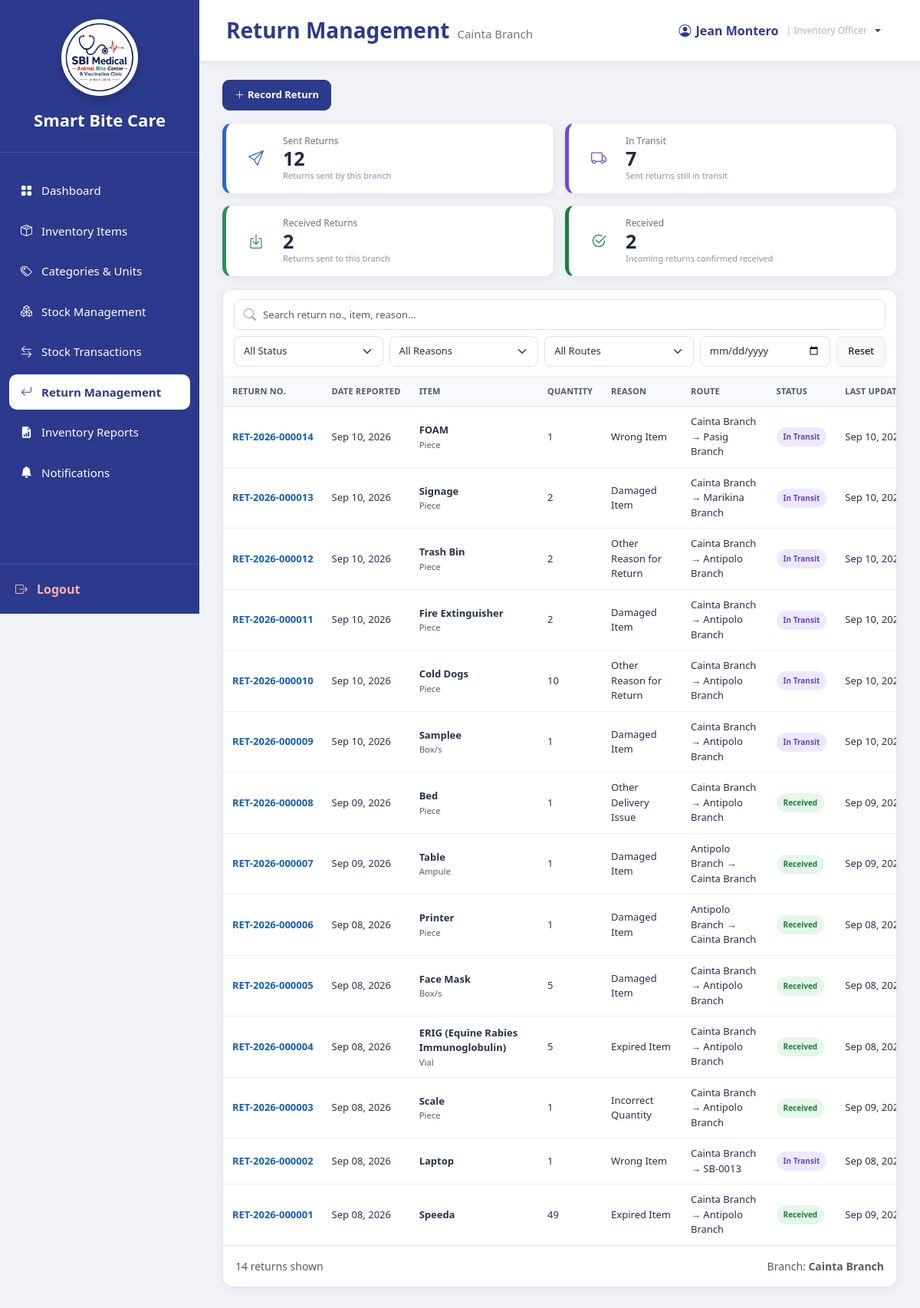
The app's page /InventoryOfficer_ReturnManagement.php (signed in) with its own data.
### tables this page shows
CREATE TABLE `users` (
  `user_id` int(11) NOT NULL,
  `branch_id` varchar(10) DEFAULT NULL,
  `role_id` int(11) NOT NULL,
  `username` varchar(100) NOT NULL,
  `email` varchar(255) NOT NULL,
  `password` varchar(255) NOT NULL,
  `status` enum('Active','Inactive') DEFAULT 'Active',
  `created_at` timestamp NOT NULL DEFAULT current_timestamp(),
  `last_login` datetime DEFAULT NULL
);

CREATE TABLE `branches` (
  `branch_id` varchar(10) NOT NULL,
  `branch_name` varchar(150) NOT NULL,
  `branch_address` text DEFAULT NULL,
  `contact_number` varchar(30) DEFAULT NULL,
  `email` varchar(150) DEFAULT NULL,
  `status` enum('Active','Inactive') DEFAULT 'Active',
  `created_at` timestamp NOT NULL DEFAULT current_timestamp()
);

CREATE TABLE `inventory_returns` (
  `return_id` int(11) NOT NULL,
  `return_number` varchar(30) DEFAULT NULL,
  `branch_id` varchar(10) NOT NULL,
  `destination_branch_id` varchar(10) NOT NULL,
  `item_name` varchar(255) NOT NULL,
  `unit_id` int(11) DEFAULT NULL,
  `item_id` int(11) DEFAULT NULL,
  `stock_id` int(11) DEFAULT NULL,
  `expected_quantity` decimal(12,2) DEFAULT NULL,
  `quantity` decimal(12,2) NOT NULL,
  `return_reason` varchar(100) NOT NULL,
  `remarks` text DEFAULT NULL,
  `transportation_details` text DEFAULT NULL,
  `status` enum('In Transit','Received') NOT NULL DEFAULT 'In Transit',
  `created_by` int(11) NOT NULL,
  `sent_at` datetime DEFAULT NULL,
  `received_at` datetime DEFAULT NULL,
  `processed_by` int(11) DEFAULT NULL,
  `stock_transaction_id` int(11) DEFAULT NULL,
  `created_at` timestamp NOT NULL DEFAULT current_timestamp(),
  `updated_at` timestamp NOT NULL DEFAULT current_timestamp() ON UPDATE current_timestamp()
);

CREATE TABLE `units` (
  `unit_id` int(11) NOT NULL,
  `unit_name` varchar(100) NOT NULL
);

### InventoryOfficer_ReturnManagement.php (the view, shortened to what this page needs)
<?php
require_once 'sources/db_connect.php';
$user_id = (int)$_SESSION['user_id'];
$userQuery = "
    SELECT u.branch_id, u.username, b.branch_name
    FROM users u
    LEFT JOIN branches b ON u.branch_id = b.branch_id
    WHERE u.user_id = ?
      AND u.status = 'Active'
    LIMIT 1
";
$userStmt = $conn->prepare($userQuery);
$userStmt->bind_param('i', $user_id);
if (!$userStmt->execute()) {
    $userStmt->close();
    http_response_code(500);
    die('Database error: Unable to retrieve user information.');
}
$userResult = $userStmt->get_result();
$userData = $userResult->fetch_assoc();
$branch_id = $userData['branch_id'];
$username = $userData['username'] ?: 'Inventory Officer';
$branch_name = $userData['branch_name'] ?: 'No Branch Assigned';
function h($value)
{
    return htmlspecialchars((string)$value, ENT_QUOTES, 'UTF-8');
}
$stats = [
    'sent_total' => 0,
    'sent_in_transit' => 0,
    'received_total' => 0,
    'received_count' => 0,
    'total' => 0
];
$statsSql = "SELECT
                SUM(CASE WHEN branch_id = ? THEN 1 ELSE 0 END) AS sent_total,
                SUM(CASE WHEN branch_id = ? AND status = 'In Transit' THEN 1 ELSE 0 END) AS sent_in_transit,
                SUM(CASE WHEN destination_branch_id = ? THEN 1 ELSE 0 END) AS received_total,
                SUM(CASE WHEN destination_branch_id = ? AND status = 'Received' THEN 1 ELSE 0 END) AS received_count,
                COUNT(*) AS total
            FROM inventory_returns
            WHERE branch_id = ? OR destination_branch_id = ?";
$statsStmt = $conn->prepare($statsSql);
if ($statsStmt) {
    $statsStmt->bind_param('ssssss', $branch_id, $branch_id, $branch_id, $branch_id, $branch_id, $branch_id);
    $statsStmt->execute();
    $statsRow = $statsStmt->get_result()->fetch_assoc();
    if ($statsRow) {
        $stats['sent_total'] = (int)($statsRow['sent_total'] ?? 0);
        $stats['sent_in_transit'] = (int)($statsRow['sent_in_transit'] ?? 0);
        $stats['received_total'] = (int)($statsRow['received_total'] ?? 0);
        $stats['received_count'] = (int)($statsRow['received_count'] ?? 0);
        $stats['total'] = (int)($statsRow['total'] ?? 0);
    }
}
$returns = [];
$returnError = '';
$returnListSql = "SELECT
                    ir.return_id,
                    ir.return_number,
                    ir.branch_id,
                    ir.destination_branch_id,
                    ir.item_name,
                    ir.unit_id,
                    un.unit_name,
                    ir.quantity,
                    ir.return_reason,
                    ir.remarks,
                    ir.transportation_details,
                    ir.status,
                    ir.created_by,
                    ir.created_at,
                    ir.sent_at,
                    ir.received_at,
                    ir.processed_by,
                    sb.branch_name AS source_name,
                    db.branch_name AS destination_name,
                    creator.username AS creator_username,
                    processor.username AS processor_username
                FROM inventory_returns ir
                LEFT JOIN units un ON un.unit_id = ir.unit_id
                LEFT JOIN branches sb ON sb.branch_id = ir.branch_id
                LEFT JOIN branches db ON db.branch_id = ir.destination_branch_id
                LEFT JOIN users creator ON creator.user_id = ir.created_by
                LEFT JOIN users processor ON processor.user_id = ir.processed_by
                WHERE ir.branch_id = ? OR ir.destination_branch_id = ?
                ORDER BY ir.created_at DESC, ir.return_id DESC";
$returnListStmt = $conn->prepare($returnListSql);
if ($returnListStmt) {
    $returnListStmt->bind_param('ss', $branch_id, $branch_id);
    $returnListStmt->execute();
    $result = $returnListStmt->get_result();
    while ($row = $result->fetch_assoc()) {
        $row['view_type'] = ((string)$row['branch_id'] === (string)$branch_id) ? 'Sent' : 'Received';
        $row['route'] = ($row['source_name'] ?: $row['branch_id']) . ' → ' . ($row['destination_name'] ?: $row['destination_branch_id']);
        $returns[] = $row;
    }
} else {
    $returnError = 'Unable to load return records.';
}
?>
<!DOCTYPE html>
<html lang="en">
<head>
<link href="https://cdn.jsdelivr.net/npm/bootstrap@5.3.3/dist/css/bootstrap.min.css" rel="stylesheet">
<link rel="stylesheet" href="https://cdn.jsdelivr.net/npm/bootstrap-icons@1.11.3/font/bootstrap-icons.min.css">
<link rel="stylesheet" href="sidebar.css">
</head>
<body>
<div class="sidebar">
    <div class="logo-area">
        <div class="logo-frame">
            <img src="logo.png" alt="Smart Bite Care Logo" class="logo">
        </div>
        <div class="system-name">Smart Bite Care</div>
    </div>
    <nav class="nav-menu">
        <ul>
            <li><a href="InventoryOfficer_Dashboard.php"><i class="bi bi-grid-fill"></i><span>Dashboard</span></a></li>
            <li><a href="InventoryOfficer_InventoryItems.php"><i class="bi bi-box-seam"></i><span>Inventory Items</span></a></li>
            <li><a href="InventoryOfficer_Categories.php"><i class="bi bi-tags"></i><span>Categories & Units</span></a></li>
            <li><a href="InventoryOfficer_StockManagement.php"><i class="bi bi-boxes"></i><span>Stock Management</span></a></li>
            <li><a href="InventoryOfficer_StockTransactions.php"><i class="bi bi-arrow-left-right"></i><span>Stock Transactions</span></a></li>
            <li><a class="active" href="InventoryOfficer_ReturnManagement.php"><i class="bi bi-arrow-return-left"></i><span>Return Management</span></a></li>
            <li><a href="InventoryOfficer_Reports.php"><i class="bi bi-file-earmark-bar-graph-fill"></i><span>Inventory Reports</span></a></li>
            <li><a href="InventoryOfficer_Notifications.php"><i class="bi bi-bell-fill"></i><span>Notifications</span></a></li>
        </ul>
    </nav>
    <div class="logout">
        <a href="logout.php"><i class="bi bi-box-arrow-right"></i><span>Logout</span></a>
    </div>
</div>
<div class="main">
    <div class="topbar">
        <h3>Return Management<small><?php echo h($branch_name); ?></small></h3>
        <div class="dropdown">
            <button class="profile dropdown-toggle border-0 bg-transparent px-3 py-2 rounded-3"
                    type="button" id="inventoryOfficerProfileMenu"
                    data-bs-toggle="dropdown" aria-expanded="false">
                <i class="bi bi-person-circle"></i>
                <span><?php echo h($username); ?></span>
                <span class="role-label">| Inventory Officer</span>
            </button>
        </div>
    </div>
    <div class="page-body">
        <div class="return-page-header">
            <button class="btn btn-primary-custom" data-bs-toggle="modal" data-bs-target="#returnModal" onclick="prepareNewReturn()">
                <i class="bi bi-plus-lg me-1"></i> Record Return
            </button>
        </div>
        <div class="stat-grid">
            <div class="stat-card pending">
                <div class="stat-icon"><i class="bi bi-send"></i></div>
                <div>
                    <div class="stat-label">Sent Returns</div>
                    <div class="stat-number"><?php echo number_format($stats['sent_total']); ?></div>
                    <div class="stat-description">Returns sent by this branch</div>
                </div>
            </div>
            <div class="stat-card ready">
                <div class="stat-icon"><i class="bi bi-truck"></i></div>
                <div>
                    <div class="stat-label">In Transit</div>
                    <div class="stat-number"><?php echo number_format($stats['sent_in_transit']); ?></div>
                    <div class="stat-description">Sent returns still in transit</div>
                </div>
            </div>
            <div class="stat-card sent">
                <div class="stat-icon"><i class="bi bi-box-arrow-in-down"></i></div>
                <div>
                    <div class="stat-label">Received Returns</div>
                    <div class="stat-number"><?php echo number_format($stats['received_total']); ?></div>
                    <div class="stat-description">Returns sent to this branch</div>
                </div>
            </div>
            <div class="stat-card resolved">
                <div class="stat-icon"><i class="bi bi-check2-circle"></i></div>
                <div>
                    <div class="stat-label">Received</div>
                    <div class="stat-number"><?php echo number_format($stats['received_count']); ?></div>
                    <div class="stat-description">Incoming returns confirmed received</div>
                </div>
            </div>
        </div>
        <div class="panel-card">
            <div class="panel-toolbar">
                <div class="search-wrap">
                    <input type="text" id="returnSearch" class="form-control" placeholder="Search return no., item, reason...">
                </div>
                <select id="statusFilter" class="form-select filter-select">
                    <option value="">All Status</option>
                </select>
                <select id="reasonFilter" class="form-select filter-select">
                    <option value="">All Reasons</option>
                </select>
                <select id="routeFilter" class="form-select filter-select">
                    <option value="">All Routes</option>
                </select>
                <input type="date" id="dateFilter" class="form-control filter-date" title="Filter by date reported">
                <button type="button" class="btn btn-light btn-reset" onclick="resetReturnFilters()">Reset</button>
            </div>
            <div class="table-responsive">
                <table class="table return-table mb-0">
                    <thead>
                        <tr>
                            <th>Return No.</th>
                            <th>Date Reported</th>
                            <th>Item</th>
                            <th>Quantity</th>
                            <th>Reason</th>
                            <th>Route</th>
                            <th>Status</th>
                            <th>Last Updated</th>
                        </tr>
                    </thead>
                    <tbody id="returnsBody">
                    <?php if ($returnError): ?>
                        <tr><td colspan="9" class="text-center text-danger py-4"><?php echo h($returnError); ?></td></tr>
                    <?php else: ?>
                        <?php foreach ($returns as $row): ?>
                            <?php
                                $statusClass = match ($row['status']) {
                                    'In Transit' => 'status-in-transit',
                                    'Received' => 'status-received',
                                    default => 'status-in-transit'
                                };
                                $lastUpdated = $row['received_at'] ?: ($row['sent_at'] ?: $row['created_at']);
                                $searchData = strtolower(
                                    ($row['return_number'] ?? '') . ' ' .
                                    ($row['item_name'] ?? '') . ' ' . ($row['unit_name'] ?? '') . ' ' .
                                        ($row['return_reason'] ?? '') . ' ' .
                                    ($row['source_name'] ?? '') . ' ' .
                                    ($row['destination_name'] ?? '') . ' ' .
                                    ($row['route'] ?? '') . ' ' .
                                    ($row['view_type'] ?? '') . ' ' .
                                    ($row['transportation_details'] ?? '')
                                );
                            ?>
                            <tr class="return-row"
                                data-search="<?php echo h($searchData); ?>"
                                data-status="<?php echo h($row['status']); ?>"
                                data-reason="<?php echo h($row['return_reason']); ?>"
                                data-route="<?php echo h($row['view_type']); ?>"
                                data-date="<?php echo h(date('Y-m-d', strtotime($row['created_at']))); ?>">
                                <td>
                                    <a href="#" class="return-number" onclick="openDetails(<?php echo (int)$row['return_id']; ?>); return false;">
                                        <?php echo h($row['return_number'] ?: ('RET-' . $row['return_id'])); ?>
                                    </a>
                                </td>
                                <td><?php echo h(date('M d, Y', strtotime($row['created_at']))); ?></td>
                                <td>
                                    <div class="fw-semibold"><?php echo h($row['item_name']); ?></div>
                                    <div class="small text-muted"><?php echo h($row['unit_name'] ?? ''); ?></div>
                                </td>
                                <td><?php echo h(rtrim(rtrim(number_format((float)$row['quantity'], 2, '.', ''), '0'), '.')); ?></td>
                                <td><?php echo h($row['return_reason']); ?></td>
                                <td><?php echo h($row['route']); ?></td>
                                <td><span class="status-pill <?php echo h($statusClass); ?>"><?php echo h($row['status']); ?></span></td>
                                <td><?php echo h(date('M d, Y', strtotime($lastUpdated))); ?></td>
                            </tr>
                        <?php endforeach; ?>
                    <?php endif; ?>
                    </tbody>
                </table>
            </div>
            <div class="d-flex justify-content-between align-items-center flex-wrap gap-2 p-3 border-top">
                <div class="small text-muted" id="returnCountLabel"></div>
                <div class="small text-muted">Branch: <strong><?php echo h($branch_name); ?></strong></div>
            </div>
        </div>
    </div>
</div>
</body>
</html>

### records on screen
users: branch.branch_name "Cainta Branch", username "Jean Montero"
inventory_returns: return_number "RET-2026-000014", created_at "Sep 10, 2026", item_name "FOAM", unit.unit_name "Piece", quantity "1", return_reason "Wrong Item", route "Cainta Branch → Pasig Branch", status "In Transit", date('M d, Y', strtotime($lastUpdated)) "Sep 10,…"
inventory_returns: return_number "RET-2026-000013", created_at "Sep 10, 2026", item_name "Signage", unit.unit_name "Piece", quantity "2", return_reason "Damaged Item", route "Cainta Branch → Marikina Branch", status "In Transit", date('M d, Y', strtotime($lastUpdated)) "Sep 10,…"
inventory_returns: return_number "RET-2026-000012", created_at "Sep 10, 2026", item_name "Trash Bin", unit.unit_name "Piece", quantity "2", return_reason "Other Reason for Return", route "Cainta Branch → Antipolo Branch", status "In Transit", date('M d, Y', strtotime($lastUpdated)) "Sep 10,…"
inventory_returns: return_number "RET-2026-000011", created_at "Sep 10, 2026", item_name "Fire Extinguisher", unit.unit_name "Piece", quantity "2", return_reason "Damaged Item", route "Cainta Branch → Antipolo Branch", status "In Transit", date('M d, Y', strtotime($lastUpdated)) "Sep 10,…"
inventory_returns: return_number "RET-2026-000010", created_at "Sep 10, 2026", item_name "Cold Dogs", unit.unit_name "Piece", quantity "10", return_reason "Other Reason for Return", route "Cainta Branch → Antipolo Branch", status "In Transit", date('M d, Y', strtotime($lastUpdated)) "Sep 10,…"
inventory_returns: return_number "RET-2026-000009", created_at "Sep 10, 2026", item_name "Samplee", unit.unit_name "Box/s", quantity "1", return_reason "Damaged Item", route "Cainta Branch → Antipolo Branch", status "In Transit", date('M d, Y', strtotime($lastUpdated)) "Sep 10,…"
inventory_returns: return_number "RET-2026-000008", created_at "Sep 09, 2026", item_name "Bed", unit.unit_name "Piece", quantity "1", return_reason "Other Delivery Issue", route "Cainta Branch → Antipolo Branch", status "Received", received_at "Sep 09,…"
inventory_returns: return_number "RET-2026-000007", created_at "Sep 09, 2026", item_name "Table", unit.unit_name "Ampule", quantity "1", return_reason "Damaged Item", route "Antipolo Branch → Cainta Branch", status "Received", received_at "Sep 09,…"
inventory_returns: return_number "RET-2026-000006", created_at "Sep 08, 2026", item_name "Printer", unit.unit_name "Piece", quantity "1", return_reason "Damaged Item", route "Antipolo Branch → Cainta Branch", status "Received", received_at "Sep 08,…"
inventory_returns: return_number "RET-2026-000005", created_at "Sep 08, 2026", item_name "Face Mask", unit.unit_name "Box/s", quantity "5", return_reason "Damaged Item", route "Cainta Branch → Antipolo Branch", status "Received", received_at "Sep 08,…"
inventory_returns: return_number "RET-2026-000004", created_at "Sep 08, 2026", item_name "ERIG (Equine Rabies Immunoglobulin)", unit.unit_name "Vial", quantity "5", return_reason "Expired Item", route "Cainta Branch → Antipolo Branch", status "Received", received_at "Sep 08,…"
inventory_returns: return_number "RET-2026-000003", created_at "Sep 08, 2026", item_name "Scale", unit.unit_name "Piece", quantity "1", return_reason "Incorrect Quantity", route "Cainta Branch → Antipolo Branch", status "Received", received_at "Sep 09,…"
inventory_returns: return_number "RET-2026-000002", created_at "Sep 08, 2026", item_name "Laptop", quantity "1", return_reason "Wrong Item", route "Cainta Branch → SB-0013", status "In Transit", date('M d, Y', strtotime($lastUpdated)) "Sep 08,…"
inventory_returns: return_number "RET-2026-000001", created_at "Sep 08, 2026", item_name "Speeda", quantity "49", return_reason "Expired Item", route "Cainta Branch → Antipolo Branch", status "Received", received_at "Sep 09,…"

### other values on screen
$stats['sent_total'] "12"
$stats['sent_in_transit'] "7"
$stats['received_total'] "2"
$stats['received_count'] "2"
